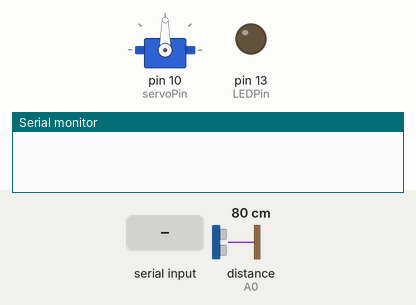
Bench run of a sketch on a simulated Arduino Uno, built with avr-gcc and run on an emulated ATmega328P. Shown: servo, output pins drawn as LEDs (lit = HIGH), the last lines printed to the serial monitor. Inputs (shaded band) come from the test bench; at power-on: distance to the obstacle (sensor on A0) 80 cm. The echo pulse lasts 58.3 µs per cm; pins used as bus, display or sensor lines are not drawn.

Above: at 1.2 s.
1.3 s: "90,45\n" received over Serial
At 3.2 s:
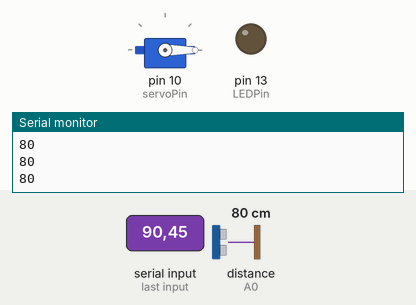
3.8 s: "30,150\n" received over Serial
At 4.6 s:
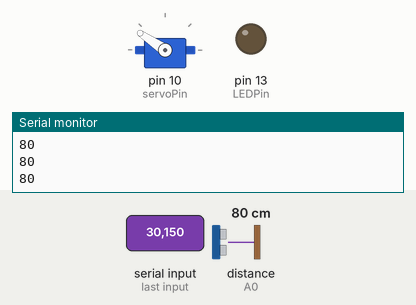
6.3 s: "200\n" received over Serial
At 7.1 s:
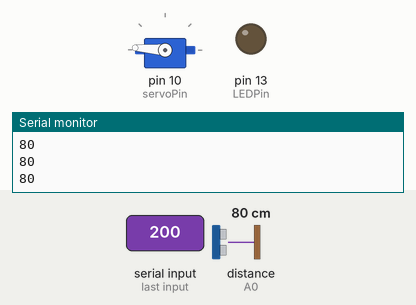
Timing chart, 0 to 9.3 s (numbered marks = the images above; inputs shaded):
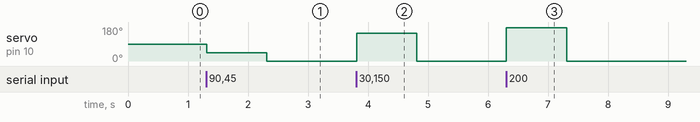

The sketch:

SonarAndProcessing.ino
```cpp
// (licence header left out)
#include <AFMotor.h>
#include <Servo.h>

// DC hobby servo
Servo servo1;

/* The servo minimum and maximum angle rotation */
static const int minAngle = 0;
static const int maxAngle = 176;
int servoAngle;
int servoPos;
int servoPin = 10;


/* Define pins for HC-SR04 ultrasonic sensor */
#define echoPin A0 // Echo Pin = Analog Pin 0
#define trigPin A1 // Trigger Pin = Analog Pin 1
#define LEDPin 13 // Onboard LED
long duration; // Duration used to calculate distance
long HR_dist=0; // Calculated Distance
int HR_angle=0; // The angle in which the servo/sensor is pointing
int HR_dir=1; // Used to change the direction of the servo/sensor
int minimumRange=5; //Minimum Sonar range
int maximumRange=200; //Maximum Sonar Range

/*--------------------SETUP()------------------------*/
void setup() {
 //Begin Serial communication using a 9600 baud rate
 Serial.begin (9600);

 // Tell the arduino that the servo is attached to Digital pin 10.
 servo1.attach(servoPin);

 //Setup the trigger and Echo pins of the HC-SR04 sensor
 pinMode(trigPin, OUTPUT);
 pinMode(echoPin, INPUT);
 pinMode(LEDPin, OUTPUT); // Use LED indicator (if required)
}

/*----------------------LOOP()--------------------------*/
void loop() {

 /* check if data has been sent from the computer: */
 if (Serial.available()) {

 /* This expects an integer from the Serial buffer */
 HR_angle = Serial.parseInt();

 /* If the angle provided is 0 or greater, then move servo to that
 position/angle and then get a reading from the ultrasonic sensor */
 if(HR_angle>-1){
 /*Make sure that the angle provided does not go beyond the capabilities
 of the Servo. This can also be used to calibrate the servo angle */
 servoPos = constrain(map(HR_angle, 0,180,minAngle,maxAngle),minAngle,maxAngle);
 servo1.write(servoPos);

 /* Call the getDistance function to take a reading from the Ultrasonic sensor */
 getDistance();
 }
 }
}

/*--------------------getDistance() FUNCTION ---------------*/
void getDistance(){

 /* The following trigPin/echoPin cycle is used to determine the
 distance of the nearest object by bouncing soundwaves off of it. */
 digitalWrite(trigPin, LOW);
 delayMicroseconds(2);

 digitalWrite(trigPin, HIGH);
 delayMicroseconds(10);

 digitalWrite(trigPin, LOW);
 duration = pulseIn(echoPin, HIGH);

 //Calculate the distance (in cm) based on the speed of sound.
 HR_dist = duration/58.2;

 /*Send the reading from the ultrasonic sensor to the computer */
 if (HR_dist >= maximumRange || HR_dist <= minimumRange){
 /* Send a 0 to computer and Turn LED ON to indicate "out of range" */
 Serial.println("0");
 digitalWrite(LEDPin, HIGH);
 } else {
 /* Send the distance to the computer using Serial protocol, and
 turn LED OFF to indicate successful reading. */
 Serial.println(HR_dist);
 digitalWrite(LEDPin, LOW);
 }
}
```

Measured:
- after the input at 1.3 s, servo on pin 10 (servoPin): 90° → 44° at once, → 0° 1.0 s later
- after the input at 3.8 s, servo on pin 10 (servoPin): 0° → 146° at once, → 0° 1.0 s later
- after the input at 6.3 s, servo on pin 10 (servoPin): 0° → 176° at once, → 0° 1.0 s later
